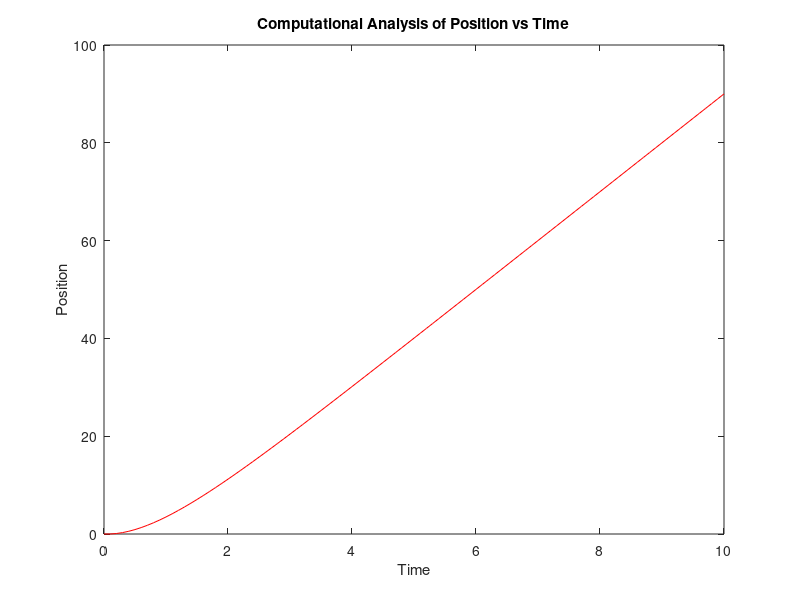
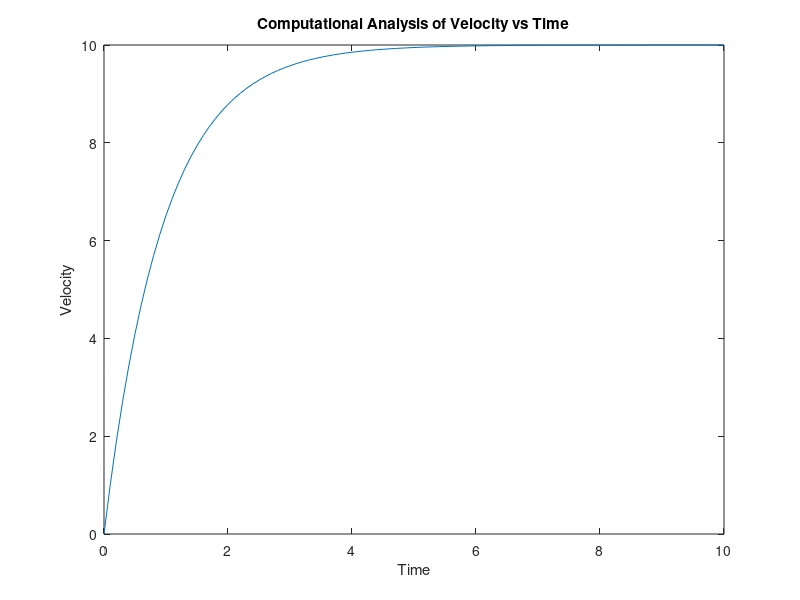

These figures' MATLAB source, in order:
clc;
clear all;
g = 9.8;
T = 10;
a = 10;
b = 1;
v1(1)= 0;
x1(1) = 0;
dt = 0.1;
t = 0:dt:T;
T = 10;
npoints = T/dt + 1;

v1 = zeros(npoints, 1);
x1 = zeros(npoints, 1);

for i=1:npoints-1
    v1(i+1) = v1(i) + (a-b*v1(i))*dt;
    x1(i+1) = x1(i) + v1(i)*dt;
end

figure(1)
plot(t, x1, 'r');
title('Computational Analysis of Position vs Time');
xlabel('Time');
ylabel('Position');

figure(2)
plot(t, v1);
title('Computational Analysis of Velocity vs Time');
xlabel('Time');
ylabel('Velocity');